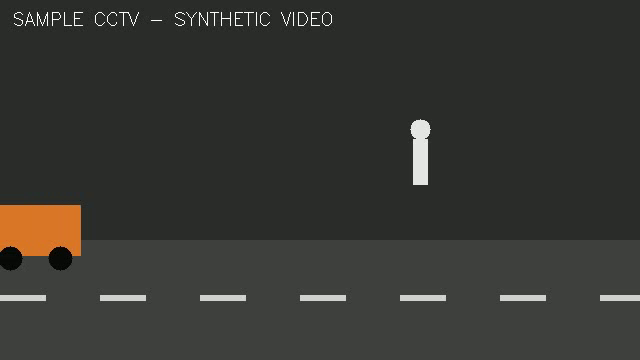
#> input picture frame 10 of datasets/09_sample_cctv.mp4, 640 x 360 px
$ python practical_09.py
#> lines starting #> are read from the running program, lines starting #| are printed output that depends on the picture; after the words box and inside, x2 and y2 are one past the last pixel; in counts of white or black regions, pixels touching at a corner belong together
import cv2
from pathlib import Path
ROOT=Path(__file__).resolve().parent
video_path=ROOT/"datasets/09_sample_cctv.mp4"
cap=cv2.VideoCapture(str(video_path))
if not cap.isOpened():
    print("Could not open sample video. Put a video at datasets/09_sample_cctv.mp4 and rerun.")
    raise SystemExit(1)
subtractor=cv2.createBackgroundSubtractorMOG2(history=200,varThreshold=32,detectShadows=False)
out_path=ROOT/"outputs/practical_09_detected.mp4"
fps=cap.get(cv2.CAP_PROP_FPS) or 10
w=int(cap.get(cv2.CAP_PROP_FRAME_WIDTH)); h=int(cap.get(cv2.CAP_PROP_FRAME_HEIGHT))
writer=cv2.VideoWriter(str(out_path),cv2.VideoWriter_fourcc(*"mp4v"),fps,(w,h))
count=0
while True:
    ok,frame=cap.read()
#> frame is the input picture: shape (360, 640, 3); mean B, G, R 50, 54.2, 53.9
    if not ok: break
    mask=subtractor.apply(frame)
#> mask: shape (360, 640); every value is 255
    _,mask=cv2.threshold(mask,220,255,cv2.THRESH_BINARY)
    contours,_=cv2.findContours(mask,cv2.RETR_EXTERNAL,cv2.CHAIN_APPROX_SIMPLE)
#> contours = [[[0, 0], [0, 359], [639, 359], [639, 0]]]
    for c in contours:
        if cv2.contourArea(c)<500: continue
        x,y,bw,bh=cv2.boundingRect(c)
        cv2.rectangle(frame,(x,y),(x+bw,y+bh),(0,255,0),2)
        cv2.putText(frame,"Moving object",(x,max(20,y-8)),cv2.FONT_HERSHEY_SIMPLEX,0.5,(0,255,0),1)
#> this loop made 1 pass
#> (c, x, y, bw, bh) on pass 1: ([[0, 0], [0, 359], [639, 359], [639, 0]], 0, 0, 640, 360)
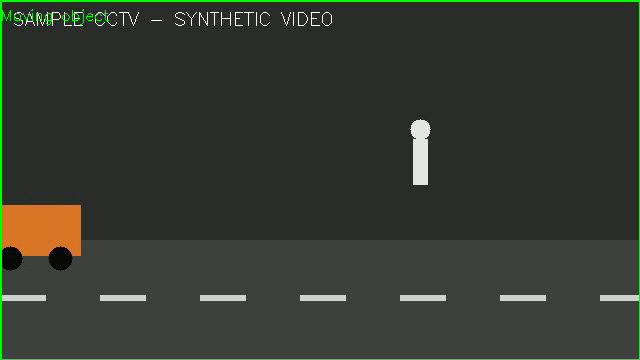
#> frame: shape (360, 640, 3); 1.4% of pixels changed, all inside (x1, y1, x2, y2) = (0, 0, 640, 360)
    writer.write(frame); count+=1
cap.release(); writer.release()
print(f"Processed {count} frames. Output saved to {out_path}")
print("Note: this demonstrates moving-object detection, not semantic identification of cars/people.")

$ run again, starting later in the video
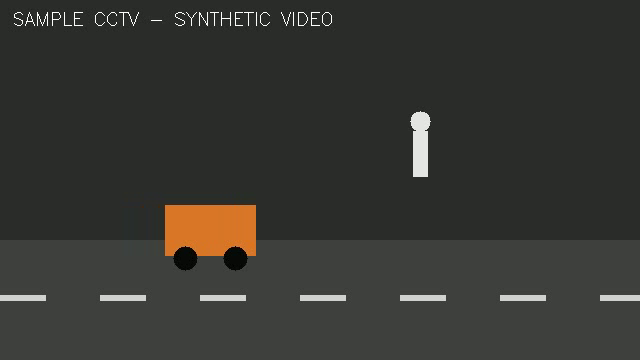
#> input picture frame 45 of datasets/09_sample_cctv.mp4, 640 x 360 px
#> frame is the input picture: shape (360, 640, 3); mean B, G, R 50, 54.4, 54.3
#> mask: shape (360, 640); every value is 255
#> contours = [[[0, 0], [0, 359], [639, 359], [639, 0]]]
#> the loop `for c in contours:` made 1 pass
#> (c, x, y, bw, bh) on pass 1: ([[0, 0], [0, 359], [639, 359], [639, 0]], 0, 0, 640, 360)
#> after the loop `for c in contours:`:
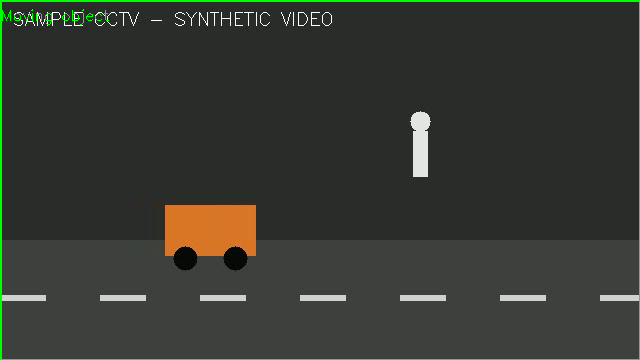
#> frame: shape (360, 640, 3); 1.4% of pixels changed, all inside (x1, y1, x2, y2) = (0, 0, 640, 360)

$ run again, starting later in the video
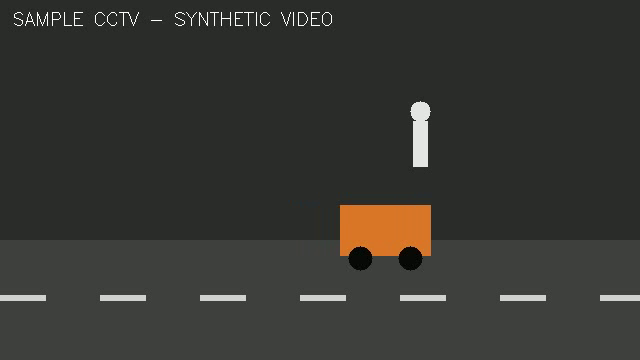
#> input picture frame 80 of datasets/09_sample_cctv.mp4, 640 x 360 px
#> frame is the input picture: shape (360, 640, 3); mean B, G, R 50, 54.4, 54.3
#> mask: shape (360, 640); every value is 255
#> contours = [[[0, 0], [0, 359], [639, 359], [639, 0]]]
#> the loop `for c in contours:` made 1 pass
#> (c, x, y, bw, bh) on pass 1: ([[0, 0], [0, 359], [639, 359], [639, 0]], 0, 0, 640, 360)
#> after the loop `for c in contours:`:
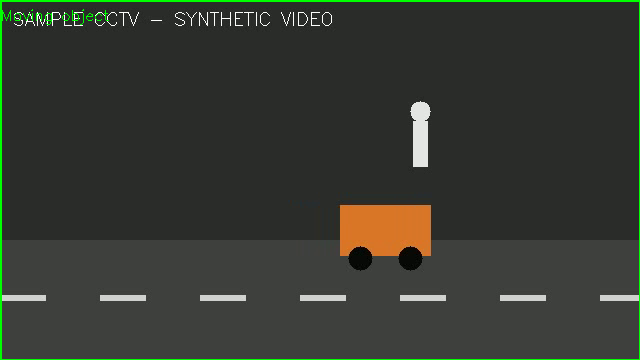
#> frame: shape (360, 640, 3); 1.4% of pixels changed, all inside (x1, y1, x2, y2) = (0, 0, 640, 360)
